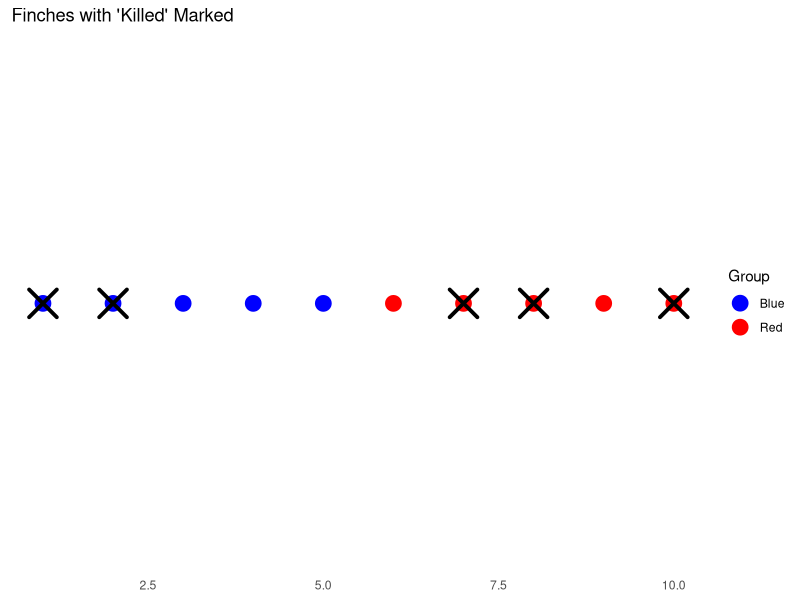

Reproduce this figure in R.
# uncomment the line below to install ggplot2 if you haven't already
# install.packages("ggplot2")

library(ggplot2)
# Clear all variables in the environment
rm(list = ls())
# Create the groups
long_birds <- rep("Red", 5)   # 5 Red individuals
short_birds <- rep("Blue", 5)  # 5 Blue individuals

# Combine both groups into one vector
group <- c(short_birds, long_birds)

# Create a data frame for plotting
group_df <- data.frame(ID = 1:10, Group = group)

# Shuffle the group and randomly select 5 individuals to "kill"
#set.seed(123)  # Set seed for reproducibility
killed_indices <- sample(1:10, 5)  

# Mark Killed Individuals in the data frame
group_df$Killed <- FALSE  # Initialize the Killed column
group_df$Killed[killed_indices] <- TRUE  # Mark the killed individuals

# Print the killed individuals
cat("Killed individuals:\n")
print(group_df[killed_indices, ])

# Plot the groups and mark the killed individuals with "X"
p <- ggplot(group_df, aes(x = ID, y = 1, color = Group)) +   # Set y to a constant value (1)
  geom_point(size = 5) +  # Plot the group members
  geom_point(data = subset(group_df, Killed == TRUE),               
             aes(x = ID, y = 1),  # Keep y constant for killed individuals
             shape = 4, size = 8, stroke = 2, color = "black") +  # Mark killed with X
  scale_color_manual(values = c("Red" = "red", "Blue" = "blue")) +
  theme_minimal() + 
  theme(panel.grid.major = element_blank(),  # Remove major grid lines
        panel.grid.minor = element_blank(),  # Remove minor grid lines
        axis.title.x = element_blank(), 
        axis.title.y = element_blank(),
        axis.ticks.y = element_blank(),  # Optionally remove y-axis ticks
        axis.text.y = element_blank()) +  # Optionally remove y-axis text
  labs(title = "Finches with 'Killed' Marked")
p
